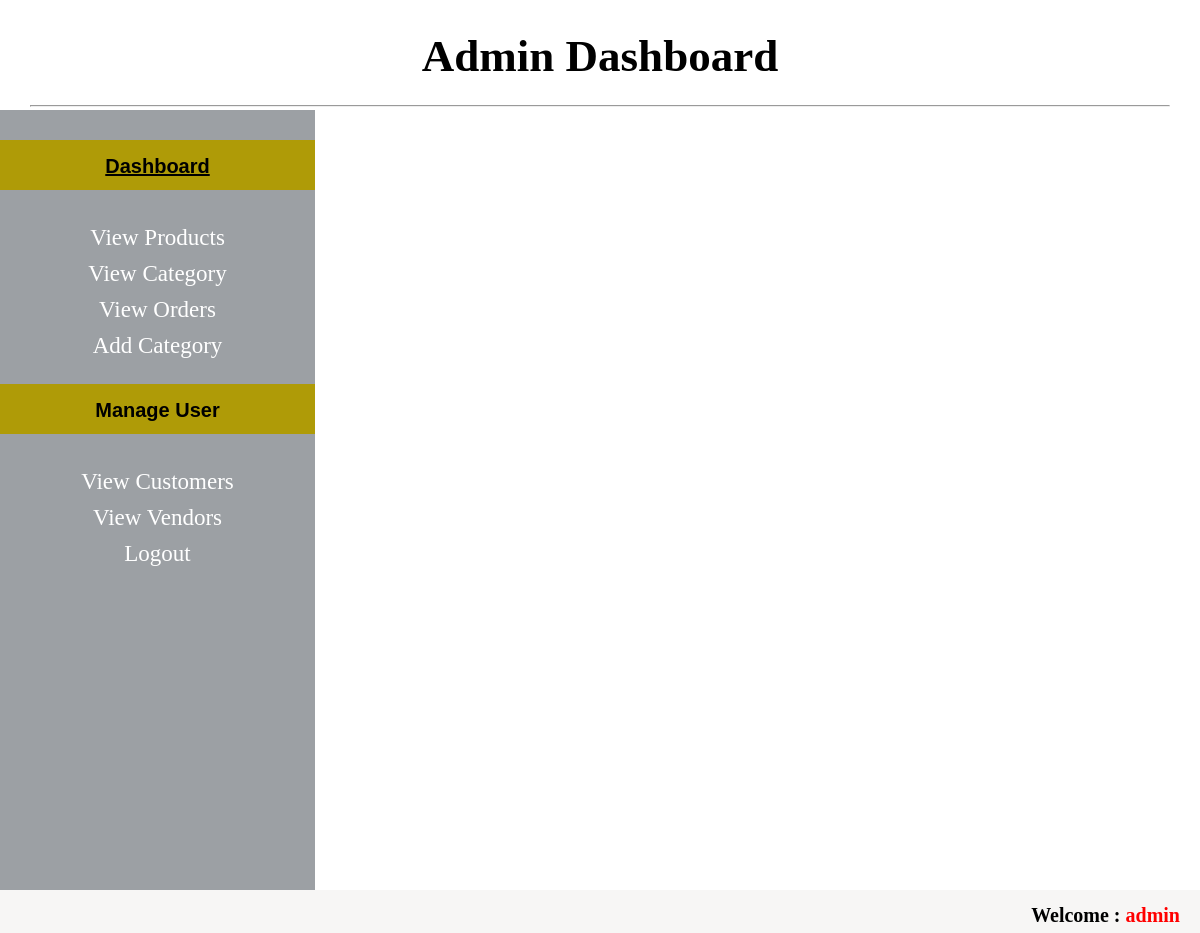
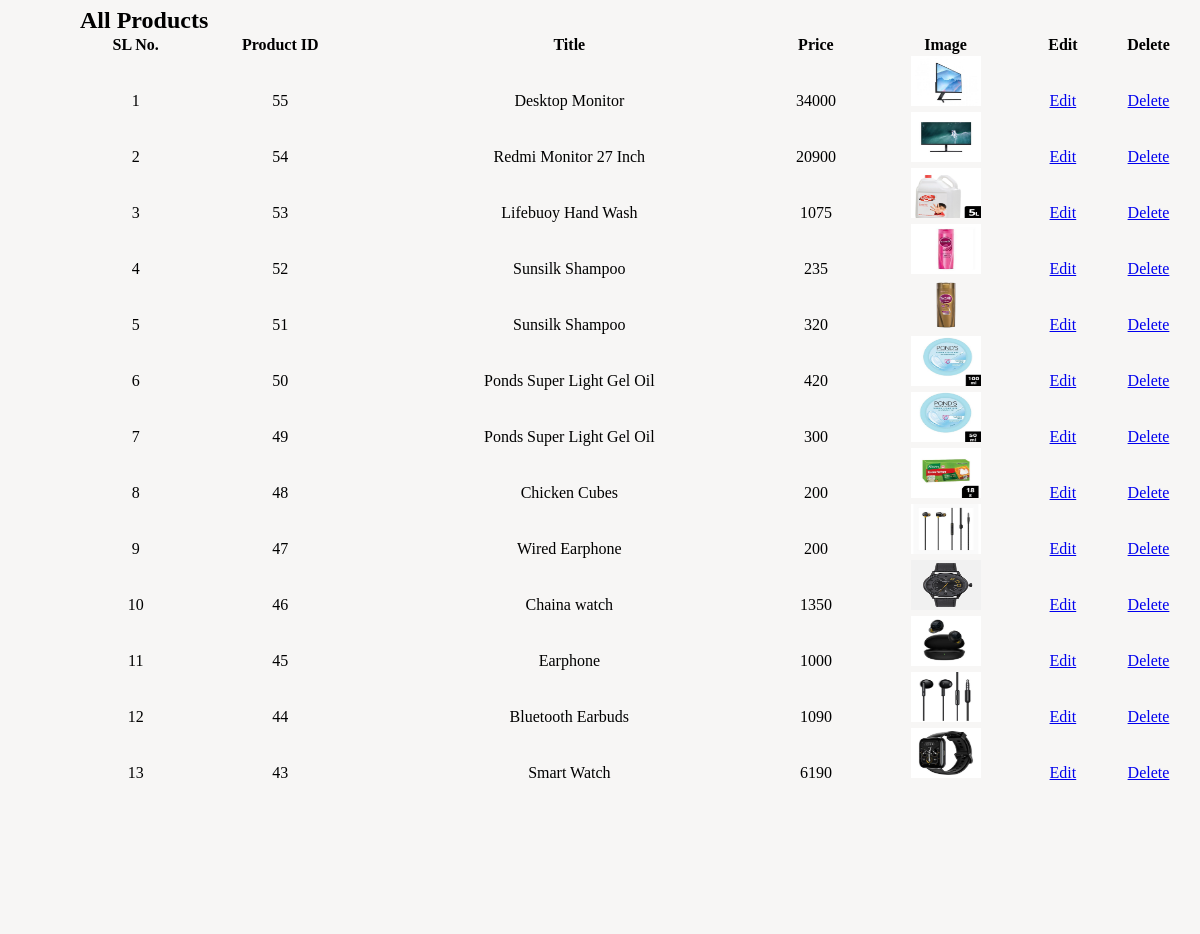
Page /admin_area/index.php?view_products (signed in) on the committed database (2 pictures, top to bottom).
### tables this page shows
CREATE TABLE `products` (
  `product_id` int(100) NOT NULL,
  `product_cat` int(100) NOT NULL,
  `product_title` varchar(225) NOT NULL,
  `product_price` int(100) NOT NULL,
  `product_desc` text NOT NULL,
  `product_image` text NOT NULL,
  `product_keywords` text NOT NULL,
  `vendor_id` int(20) NOT NULL
);

### admin_area/view_products.php (the view, shortened to what this page needs)
<div class="view_product_box">
<h2>All Products</h2>
<form action="" method="post" enctype="multipart/form-data">
<table width="100%">
 <thead>
  <tr>
   <th>SL No.</th>
   <th>Product ID</th>
   <th>Title</th>
   <th>Price</th>
   <th>Image</th>
  <th>Edit</th>
   <th>Delete</th>
  </tr>
 </thead>
 <?php
 $all_products = mysqli_query($con,"select * from products order by product_id DESC ");
 $i = 0;
 while($row=mysqli_fetch_array($all_products)){
 $pro_id=$row['product_id'];
 $pro_title=$row['product_title'];
 $pro_price=$row['product_price'];
 $pro_img=$row['product_image'];
$i++;
 ?>
  <tr align="center">
   <td><?php echo $i; ?></td>
   <td><?php echo $pro_id ?></td>
   <td><?php echo  $pro_title ?></td>
   <td><?php echo  $pro_price ?></td>
   <td><img src="product_images/<?php echo  $pro_img?>" width="70" height="50" /></td>
      <td><a href="index.php?edit_pro=<?php echo  $pro_id;?>">Edit</a></td>
   <td><a href="index.php?delete_pro=<?php echo  $pro_id;?>">Delete</a></td>
 <?php }?>
</table>
</form>
</div>

### admin_area/styles/style.css (style rules this page uses)
html, body, div, span, applet, object, iframe, h1, h2, h3, h4, h5, h6, p, blockquote, pre, a, abbr, acronym, address, big, cite, code, del, dfn, em, img, ins, kbd, q, s, samp, small, strike, strong, sub, sup, tt, var, b, u, i, center, dl, dt, dd, ol, ul, li, fieldset, form, label, legend, table, caption, tbody, tfoot, thead, tr, th, td, article, aside, canvas, details, embed, figure, figcaption, footer, header, hgroup, menu, nav, output, ruby, section, summary, time, mark, audio, video { margin: 0; padding: 0; border: 0; vertical-align: baseline; }
body { background-color:rgb(255, 255, 255); }

### rows in the picture
products: product_id "55", product_title "Desktop Monitor", product_price "34000", product_image (picture)
products: product_id "54", product_title "Redmi Monitor 27 Inch", product_price "20900", product_image (picture)
products: product_id "53", product_title "Lifebuoy Hand Wash", product_price "1075", product_image (picture)
products: product_id "52", product_title "Sunsilk Shampoo", product_price "235", product_image (picture)
products: product_id "51", product_title "Sunsilk Shampoo", product_price "320", product_image (picture)
products: product_id "50", product_title "Ponds Super Light Gel Oil", product_price "420", product_image (picture)
products: product_id "49", product_title "Ponds Super Light Gel Oil", product_price "300", product_image (picture)
products: product_id "48", product_title "Chicken Cubes", product_price "200", product_image (picture)
products: product_id "47", product_title "Wired Earphone", product_price "200", product_image (picture)
products: product_id "46", product_title "Chaina watch", product_price "1350", product_image (picture)
products: product_id "45", product_title "Earphone", product_price "1000", product_image (picture)
products: product_id "44", product_title "Bluetooth Earbuds", product_price "1090", product_image (picture)
products: product_id "43", product_title "Smart Watch", product_price "6190", product_image (picture)

### other values in the picture
$_SESSION['user_name'] "admin"
